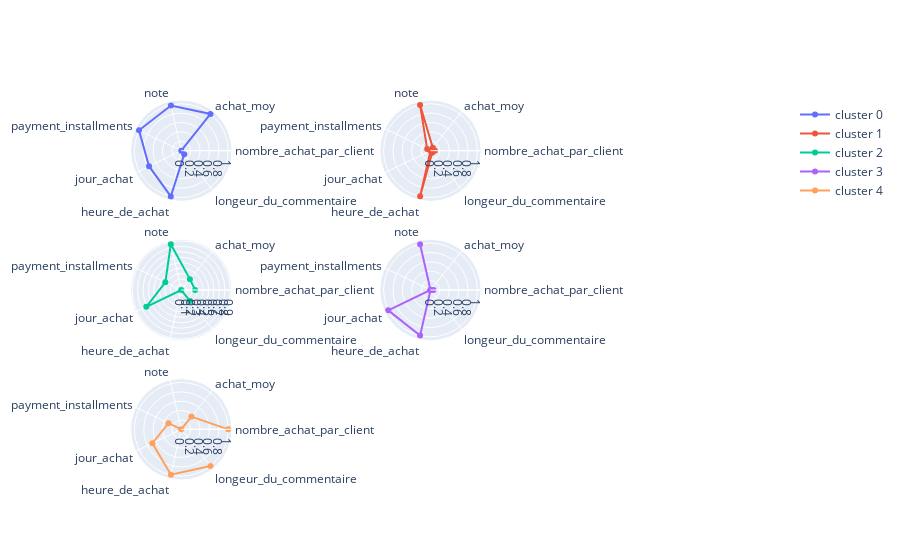

Notebook cell for this chart:
### Markdown cell above
#### Visualisation

### Code cell
from plotly.subplots import make_subplots
import plotly.graph_objs as go


categories = ["nombre_achat_par_client","achat_moy", "note",
              "payment_installments","jour_achat","heure_de_achat","longeur_du_commentaire"]


fig = make_subplots(rows=3, cols=3,specs=[[{'type': 'polar'}]*3]*3)

fig.add_trace(go.Scatterpolar(
      name = "cluster 0",
       r=cluster.iloc[0,:],
      theta = categories,
    ), 1, 1)
fig.add_trace(go.Scatterpolar(
      name = "cluster 1",
       r=cluster.iloc[1,:],
      theta = categories,
    ), 1, 2)
fig.add_trace(go.Scatterpolar(
      name = "cluster 2",
       r=cluster.iloc[2,:],
      theta = categories,
    ), 2, 1)
fig.add_trace(go.Scatterpolar(
      name = "cluster 3",
       r=cluster.iloc[3,:],
      theta = categories,
    ), 2, 2)
fig.add_trace(go.Scatterpolar(
      name = "cluster 4",
       r=cluster.iloc[4,:],
      theta = categories,
    ), 3, 1)

### Figure 1 — Plotly figure (JSON) as saved in the notebook; plotly's stock layout.template omitted (floating-point values rounded to 4 significant figures)
{"data": [{"name": "cluster 0", "r": [0, 1.0, 0.9859, 1, 0.7628, 1.0, 0.1004, 0], "subplot": "polar", "theta": ["nombre_achat_par_client", "achat_moy", "note", "payment_installments", "jour_achat", "heure_de_achat", "longeur_du_commentaire"], "type": "scatterpolar"}, {"name": "cluster 1", "r": [0.09303, 0.07927, 0.9994, 0.07807, 0, 0.9939, 0.05464, 0.25], "subplot": "polar2", "theta": ["nombre_achat_par_client", "achat_moy", "note", "payment_installments", "jour_achat", "heure_de_achat", "longeur_du_commentaire"], "type": "scatterpolar"}, {"name": "cluster 2", "r": [0.2545, 0.2542, 0.8593, 0.3236, 0.7104, 0, 0.2553, 0.5], "subplot": "polar4", "theta": ["nombre_achat_par_client", "achat_moy", "note", "payment_installments", "jour_achat", "heure_de_achat", "longeur_du_commentaire"], "type": "scatterpolar"}, {"name": "cluster 3", "r": [0.06324, 0, 1, 0, 1, 0.997, 0, 0.75], "subplot": "polar5", "theta": ["nombre_achat_par_client", "achat_moy", "note", "payment_installments", "jour_achat", "heure_de_achat", "longeur_du_commentaire"], "type": "scatterpolar"}, {"name": "cluster 4", "r": [1, 0.3479, 0, 0.3023, 0.6831, 0.9908, 1.0, 1], "subplot": "polar7", "theta": ["nombre_achat_par_client", "achat_moy", "note", "payment_installments", "jour_achat", "heure_de_achat", "longeur_du_commentaire"], "type": "scatterpolar"}], "layout": {"polar": {"domain": {"x": [0, 0.2889], "y": [0.7333, 1]}}, "polar2": {"domain": {"x": [0.3556, 0.6444], "y": [0.7333, 1]}}, "polar3": {"domain": {"x": [0.7111, 1], "y": [0.7333, 1]}}, "polar4": {"domain": {"x": [0, 0.2889], "y": [0.3667, 0.6333]}}, "polar5": {"domain": {"x": [0.3556, 0.6444], "y": [0.3667, 0.6333]}}, "polar6": {"domain": {"x": [0.7111, 1], "y": [0.3667, 0.6333]}}, "polar7": {"domain": {"x": [0, 0.2889], "y": [0, 0.2667]}}, "polar8": {"domain": {"x": [0.3556, 0.6444], "y": [0, 0.2667]}}, "polar9": {"domain": {"x": [0.7111, 1], "y": [0, 0.2667]}}}}
